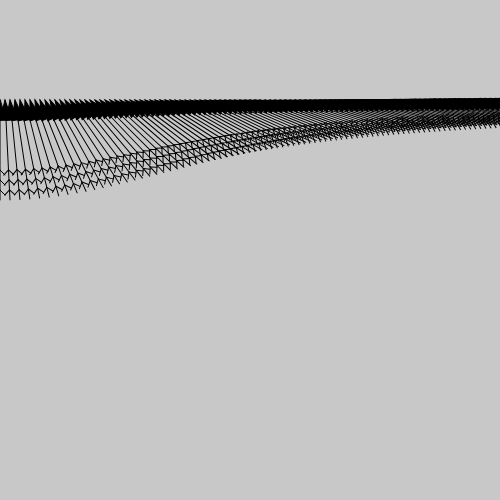
Frame 1 (no input)
Frame 60 (no input): identical to frame 1, image omitted
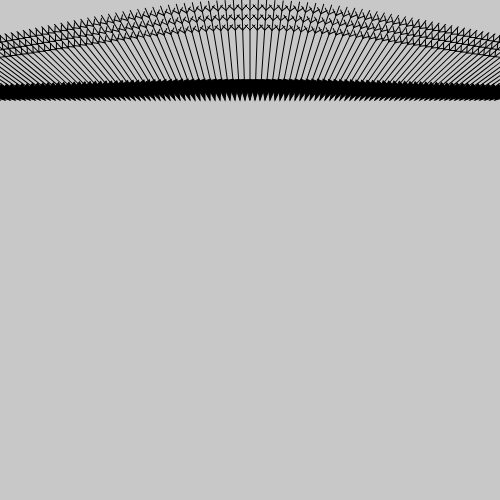
Frame 120 (the mouse pressed at the canvas centre since frame 60)

The p5.js sketch that drew these frames (run headless with seeded random() and noise() and a simulated clock; from frame 60 on, the mouse is pressed at the canvas centre):

// p5.js sketch
// ── sketch.js
var myArrows = [];

function setup() {
  createCanvas(500, 500);

  for (var i = 0; i < 100; i++) {
    myArrows[i] = new Arrow( 5 * i, 100);
  }
}

function draw() {
  background(200);
  fill(0);
  stroke(0);
  for(var i = 0; i < myArrows.length; i++) {
    myArrows[i].draw();
  }
}

// ── arrow.js
function Arrow(ax, ay) {
  this.x = ax;
  this.y = ay;
  this.draw = function(ax, ay) {
    push();
    translate(this.x, this.y);
    var angle = this.getAngle(this.x, this.y, mouseX, mouseY);
    rotate(angle);
    var size = 100;
    line(0, 0, size, 0);
    var triangleSize = size * 0.2;
    triangle(0, 0,
      triangleSize, triangleSize*0.3,
      triangleSize, -triangleSize*0.3);

    var fLocation = size * 0.7;
    var fSize = size * 0.05;

    for (i = 0; i < 3; i++) {
      line(fLocation, 0, fLocation+fSize, fSize);
      line(fLocation, 0, fLocation+fSize, -fSize);
      fLocation += size * 0.1;
    }
    pop();
  };

  this.getAngle = function (x1, y1, x2, y2) {
    var diffX = x1 - x2;
    var diffY = y1 - y2;
    var angle = Math.atan2(diffY, diffX);
    return angle;
  };

}
